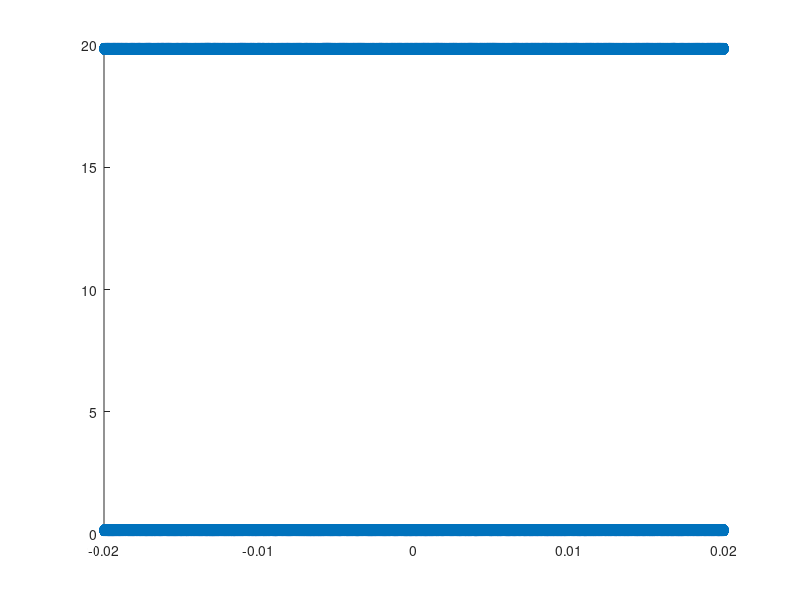

Here is the MATLAB script that generated this plot: (Note: this script raises an error after producing the figure.)
close all
clear all
Temps = linspace(10,130,13);

nP=1e6;
L=10;
z0=0.1;
z1=0.2;
x0 = -0.02;
x1= 0.02;
odds = 1:2:nP;
x = (x1-x0)*rand(1,nP)+x0;
z = (z1-z0)*rand(1,nP)+z0;
z(odds) = z(odds) - 2*(z1-z0)+2*L-z0;
y = 0.0*ones(1,nP);
for i=1:length(Temps)
T=Temps(i);
m=12;

vTh = sqrt(2*T*1.602e-19/m/1.66e-27);
k = 1.38e-23*11604; 
B = m*1.66e-27/(2*T*k);
vgrid = linspace(-3*vTh,3*vTh);
fv1 = sqrt(B/pi)*exp(-B*vgrid.^2);
fv1CDF = cumsum(fv1);
fv1CDF = fv1CDF./fv1CDF(end);
fvb = (B/pi)^(3/2)*4*pi*vgrid.*vgrid.*exp(-B*vgrid.^2);
fvbCDF = cumsum(fvb);
fvbCDF = fvbCDF./fvbCDF(end);
figure(9)
plot(vgrid,fvb)
vx = interp1(fv1CDF,vgrid,rand(1,nP),'pchip',0);
vy = interp1(fv1CDF,vgrid,rand(1,nP),'pchip',0);
vz = interp1(fv1CDF,vgrid,rand(1,nP),'pchip',0);
scatter(x,z)

ncid = netcdf.create(['./particleSource',num2str(T),'.nc'],'NC_WRITE')
 
dimP = netcdf.defDim(ncid,'nP',nP);

xVar = netcdf.defVar(ncid,'x','double',[dimP]);
yVar = netcdf.defVar(ncid,'y','double',[dimP]);
zVar = netcdf.defVar(ncid,'z','double',[dimP]);
ExVar = netcdf.defVar(ncid,'vx','double',[dimP]);
EyVar = netcdf.defVar(ncid,'vy','double',[dimP]);
EzVar = netcdf.defVar(ncid,'vz','double',[dimP]);

netcdf.endDef(ncid);
 
netcdf.putVar(ncid, xVar, x);
netcdf.putVar(ncid, yVar, y);
netcdf.putVar(ncid, zVar, z);
netcdf.putVar(ncid, ExVar, vx);
netcdf.putVar(ncid, EyVar, vy);
netcdf.putVar(ncid, EzVar, vz);

netcdf.close(ncid);
end
